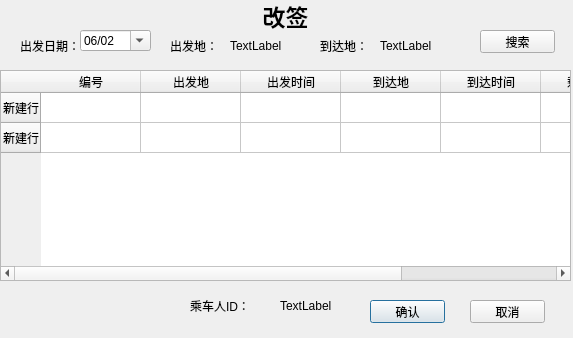
<?xml version="1.0" encoding="UTF-8"?>
<ui version="4.0">
 <class>Endorse</class>
 <widget class="QDialog" name="Endorse">
  <property name="geometry">
   <rect>
    <x>0</x>
    <y>0</y>
    <width>573</width>
    <height>338</height>
   </rect>
  </property>
  <property name="windowTitle">
   <string>改签</string>
  </property>
  <widget class="QPushButton" name="pushButton">
   <property name="geometry">
    <rect>
     <x>370</x>
     <y>300</y>
     <width>75</width>
     <height>23</height>
    </rect>
   </property>
   <property name="text">
    <string>确认</string>
   </property>
  </widget>
  <widget class="QPushButton" name="pushButton_2">
   <property name="geometry">
    <rect>
     <x>470</x>
     <y>300</y>
     <width>75</width>
     <height>23</height>
    </rect>
   </property>
   <property name="text">
    <string>取消</string>
   </property>
  </widget>
  <widget class="QLabel" name="label_4">
   <property name="geometry">
    <rect>
     <x>20</x>
     <y>30</y>
     <width>71</width>
     <height>31</height>
    </rect>
   </property>
   <property name="text">
    <string>出发日期：</string>
   </property>
  </widget>
  <widget class="QLabel" name="label">
   <property name="geometry">
    <rect>
     <x>0</x>
     <y>0</y>
     <width>571</width>
     <height>31</height>
    </rect>
   </property>
   <property name="font">
    <font>
     <pointsize>17</pointsize>
     <weight>75</weight>
     <bold>true</bold>
    </font>
   </property>
   <property name="text">
    <string>改签</string>
   </property>
   <property name="alignment">
    <set>Qt::AlignCenter</set>
   </property>
  </widget>
  <widget class="QTableWidget" name="tableWidget">
   <property name="geometry">
    <rect>
     <x>0</x>
     <y>70</y>
     <width>571</width>
     <height>211</height>
    </rect>
   </property>
   <row>
    <property name="text">
     <string>新建行</string>
    </property>
   </row>
   <row>
    <property name="text">
     <string>新建行</string>
    </property>
   </row>
   <column>
    <property name="text">
     <string>编号</string>
    </property>
   </column>
   <column>
    <property name="text">
     <string>出发地</string>
    </property>
   </column>
   <column>
    <property name="text">
     <string>出发时间</string>
    </property>
   </column>
   <column>
    <property name="text">
     <string>到达地</string>
    </property>
   </column>
   <column>
    <property name="text">
     <string>到达时间</string>
    </property>
   </column>
   <column>
    <property name="text">
     <string>剩余票数</string>
    </property>
   </column>
   <column>
    <property name="text">
     <string>售价</string>
    </property>
   </column>
  </widget>
  <widget class="QDateEdit" name="dateEdit">
   <property name="geometry">
    <rect>
     <x>80</x>
     <y>30</y>
     <width>71</width>
     <height>21</height>
    </rect>
   </property>
   <property name="currentSection">
    <enum>QDateTimeEdit::MonthSection</enum>
   </property>
   <property name="displayFormat">
    <string>MM/dd</string>
   </property>
   <property name="calendarPopup">
    <bool>true</bool>
   </property>
   <property name="currentSectionIndex">
    <number>0</number>
   </property>
   <property name="timeSpec">
    <enum>Qt::LocalTime</enum>
   </property>
   <property name="date">
    <date>
     <year>2017</year>
     <month>6</month>
     <day>2</day>
    </date>
   </property>
  </widget>
  <widget class="QLabel" name="label_2">
   <property name="geometry">
    <rect>
     <x>170</x>
     <y>30</y>
     <width>71</width>
     <height>31</height>
    </rect>
   </property>
   <property name="text">
    <string>出发地：</string>
   </property>
  </widget>
  <widget class="QLabel" name="label_3">
   <property name="geometry">
    <rect>
     <x>230</x>
     <y>30</y>
     <width>61</width>
     <height>31</height>
    </rect>
   </property>
   <property name="text">
    <string>TextLabel</string>
   </property>
  </widget>
  <widget class="QLabel" name="label_5">
   <property name="geometry">
    <rect>
     <x>320</x>
     <y>30</y>
     <width>61</width>
     <height>31</height>
    </rect>
   </property>
   <property name="text">
    <string>到达地：</string>
   </property>
  </widget>
  <widget class="QLabel" name="label_6">
   <property name="geometry">
    <rect>
     <x>380</x>
     <y>30</y>
     <width>61</width>
     <height>31</height>
    </rect>
   </property>
   <property name="text">
    <string>TextLabel</string>
   </property>
  </widget>
  <widget class="QPushButton" name="pushButton_3">
   <property name="geometry">
    <rect>
     <x>480</x>
     <y>30</y>
     <width>75</width>
     <height>23</height>
    </rect>
   </property>
   <property name="text">
    <string>搜索</string>
   </property>
  </widget>
  <widget class="QLabel" name="label_7">
   <property name="geometry">
    <rect>
     <x>190</x>
     <y>290</y>
     <width>71</width>
     <height>31</height>
    </rect>
   </property>
   <property name="text">
    <string>乘车人ID：</string>
   </property>
  </widget>
  <widget class="QLabel" name="label_8">
   <property name="geometry">
    <rect>
     <x>280</x>
     <y>290</y>
     <width>81</width>
     <height>31</height>
    </rect>
   </property>
   <property name="text">
    <string>TextLabel</string>
   </property>
  </widget>
 </widget>
 <resources/>
 <connections>
  <connection>
   <sender>pushButton_2</sender>
   <signal>clicked()</signal>
   <receiver>Endorse</receiver>
   <slot>close()</slot>
   <hints>
    <hint type="sourcelabel">
     <x>516</x>
     <y>31</y>
    </hint>
    <hint type="destinationlabel">
     <x>528</x>
     <y>11</y>
    </hint>
   </hints>
  </connection>
 </connections>
</ui>
